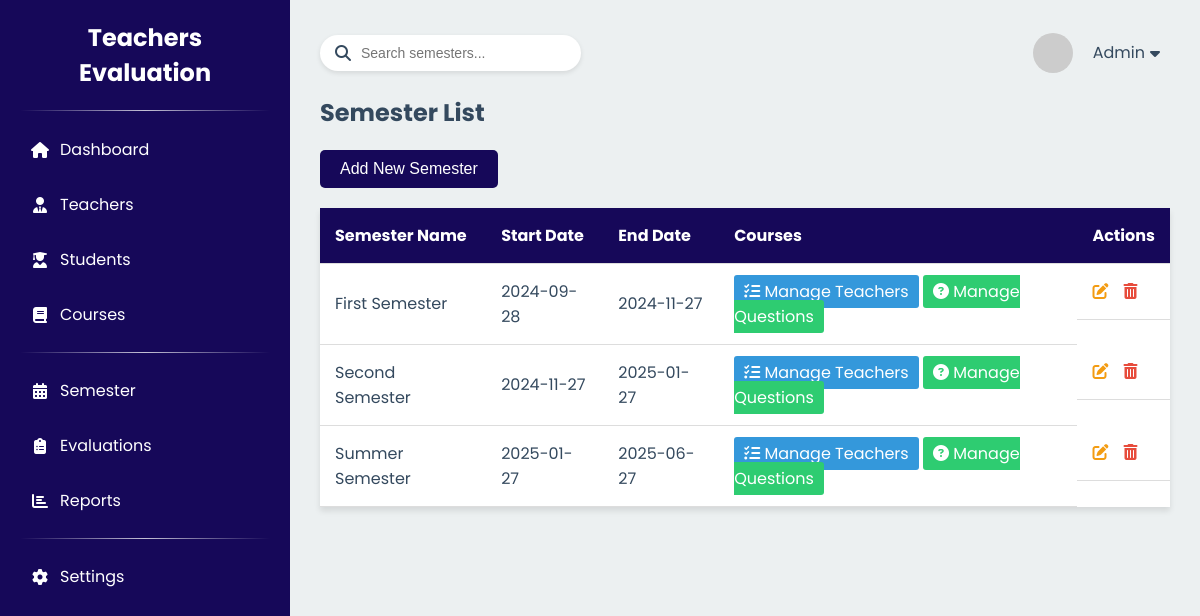
/admin/semester.php (signed in), run on the app's committed database.
### tables this page shows
CREATE TABLE `semester` (
  `id` int(11) NOT NULL,
  `semester` varchar(50) NOT NULL,
  `start_date` varchar(50) NOT NULL,
  `end_date` varchar(50) NOT NULL,
  `date_created` varchar(50) NOT NULL,
  `status` varchar(11) NOT NULL
);

### admin/semester.php (the view, shortened to what this page needs)
<?php
$admin_name = isset($_SESSION['admin_name']) ? htmlspecialchars($_SESSION['admin_name']) : 'Admin';
?>
<!DOCTYPE html>
<html lang="en">
<head>
</head>
<body>
<div class="container">
    <div class="sidebar">
        <div class="logo">Teachers Evaluation</div>
        <hr class="sidebar-divider">
        <ul class="nav-menu">
            <li class="nav-item">
                <a href="maindashboard.php" class="nav-link">
                    <i class="fas fa-home"></i>
                    <span>Dashboard</span>
                </a>
            </li>
            <li class="nav-item">
                <a href="teachers.php" class="nav-link">
                    <i class="fas fa-user-tie"></i>
                    <span>Teachers</span>
                </a>
            </li>
            <li class="nav-item">
                <a href="student.php" class="nav-link">
                    <i class="fas fa-user-graduate"></i>
                    <span>Students</span>
                </a>
            </li>
            <li class="nav-item">
                <a href="courses.php" class="nav-link">
                    <i class="fas fa-book"></i>
                    <span>Courses</span>
                </a>
            </li>
            <hr class="sidebar-divider">
            <li class="nav-item">
                <a href="semester.php" class="nav-link">
                    <i class="fas fa-calendar-alt"></i>
                    <span>Semester</span>
                </a>
            </li>
            <li class="nav-item">
                <a href="evaluation_top_ratings.php" class="nav-link">
                    <i class="fas fa-clipboard-list"></i>
                    <span>Evaluations</span>
                </a>
            </li>
            <li class="nav-item">
                <a href="report.php" class="nav-link">
                    <i class="fas fa-chart-bar"></i>
                    <span>Reports</span>
                </a>
            </li>
            <hr class="sidebar-divider">
            <li class="nav-item">
                <a href="settings.php" class="nav-link">
                    <i class="fas fa-cog"></i>
                    <span>Settings</span>
                </a>
            </li>
        </ul>
    </div>
    <div class="main-content">
        <div class="header">
            <div class="search-bar">
                <i class="fas fa-search"></i>
                <input type="text" id="searchInput" placeholder="Search semesters...">
            </div>
            <div class="user-profile">
                <img src="https://i.pravatar.cc/100?img=12" alt="Admin profile picture">
                <div class="dropdown">
                    <span class="dropbtn"><?php echo $admin_name; ?> <i class="fas fa-caret-down"></i></span>
                </div>
            </div>
        </div>
        <h2>Semester List</h2>
        <button class="add-teacher-button" id="openModal">Add New Semester</button>
        <table>
            <thead>
            <tr>
                <th>Semester Name</th>
                <th>Start Date</th>
                <th>End Date</th>
                <th>Courses</th>
                <th>Actions</th>
            </tr>
            </thead>
            <tbody>
            <?php
            include "../connection/conn.php";
            $sql = "SELECT * FROM semester";
            $result = $conn->query($sql);
            if ($result->num_rows > 0) {
                while($row = $result->fetch_assoc()) {
                    echo "<tr>";
                    echo "<td>" . htmlspecialchars($row["semester"]) . "</td>";
                    echo "<td>" . htmlspecialchars($row["start_date"]) . "</td>";
                    echo "<td>" . htmlspecialchars($row["end_date"]) . "</td>";
                    echo "<td class='course-buttons'>
                            <a href='evaluation_list.php?semester_id=" . $row["id"] . "&semester_name=" . urlencode($row["semester"]) . "' class='btn-manage'><i class='fas fa-tasks'></i> Manage Teachers</a>
                            <a href='custom_question.php?semester_id=" . $row["id"] . "' class='btn-questions'><i class='fas fa-question-circle'></i> Manage Questions</a>
                          </td>";
                    echo "<td class='action-buttons'>
                            <span class='btn-edit' data-id='" . $row["id"] . "'><i class='fas fa-edit'></i></span>
                            <span class='btn-delete' data-id='" . $row["id"] . "'><i class='fas fa-trash-alt'></i></span>
                          </td>";
                    echo "</tr>";
                }
            } else {
                echo "<tr><td colspan='5'>No semesters found</td></tr>";
            }
            ?>
            </tbody>
        </table>
    </div>
</div>
</body>
</html>

### admin/semester.php (style rules this page uses)
:root { --primary-color: #160859; --secondary-color: #433878; --background-color: #ecf0f1; --text-color: #34495e; --accent-color: #e74c3c; }
body { font-family: 'Poppins', sans-serif; margin: 0; padding: 0; background-color: var(--background-color); color: var(--text-color); }
.container { display: flex; min-height: 100vh; }
.sidebar { width: 250px; background-color: var(--primary-color); color: white; padding: 20px; overflow-y: auto; }
.logo { font-size: 1.5rem; font-weight: bold; margin-bottom: 20px; text-align: center; }
.sidebar-divider { border: 0; height: 1px; background-image: linear-gradient(to right, rgba(255, 255, 255, 0), rgba(255, 255, 255, 0.75), rgba(255, 255, 255, 0)); margin: 15px 0; }
.nav-menu { list-style-type: none; padding: 0; }
.nav-item { margin-bottom: 10px; }
.nav-link { display: flex; align-items: center; color: white; text-decoration: none; padding: 10px; border-radius: 5px; transition: background-color 0.3s; }
.nav-link i { margin-right: 10px; width: 20px; text-align: center; }
.main-content { flex: 1; padding: 30px; }
.header { display: flex; justify-content: space-between; align-items: center; margin-bottom: 20px; }
.search-bar { display: flex; align-items: center; background-color: white; border-radius: 20px; padding: 5px 15px; box-shadow: 0 2px 5px rgba(0, 0, 0, 0.1); }
.search-bar input { border: none; outline: none; padding: 5px; font-size: 14px; width: 200px; }
.search-bar i { color: var(--text-color); margin-right: 5px; }
.user-profile { display: flex; align-items: center; cursor: pointer; }
.user-profile img { width: 40px; height: 40px; border-radius: 50%; margin-right: 10px; }
.dropdown { position: relative; }
.dropbtn { background-color: transparent; color: var(--text-color); padding: 10px; font-size: 16px; border: none; cursor: pointer; display: flex; align-items: center; }
.dropbtn i { margin-left: 5px; }
table { width: 100%; border-collapse: collapse; background-color: white; box-shadow: 0 4px 6px rgba(0, 0, 0, 0.1); }
th, td { padding: 15px; text-align: left; border-bottom: 1px solid #ddd; }
th { background-color: var(--primary-color); color: white; }
.action-buttons { display: flex; gap: 10px; }
.action-buttons a, .action-buttons span { margin-right: 5px; cursor: pointer; }
.btn-manage, .btn-questions { padding: 5px 10px; border-radius: 3px; text-decoration: none; color: white; }
.btn-manage { background-color: #3498db; }
.btn-questions { background-color: #2ecc71; }
.btn-edit { color: #f39c12; }
.btn-delete { color: #e74c3c; }
.add-teacher-button { background-color: var(--primary-color); color: white; border: none; border-radius: 5px; padding: 10px 20px; font-size: 16px; cursor: pointer; margin-bottom: 20px; display: inline-block; text-decoration: none; }

### data on the page
semester: semester "First Semester", start_date "2024-09-28", end_date "2024-11-27"
semester: semester "Second Semester", start_date "2024-11-27", end_date "2025-01-27"
semester: semester "Summer Semester", start_date "2025-01-27", end_date "2025-06-27"

### other printed values
$admin_name "Admin"
